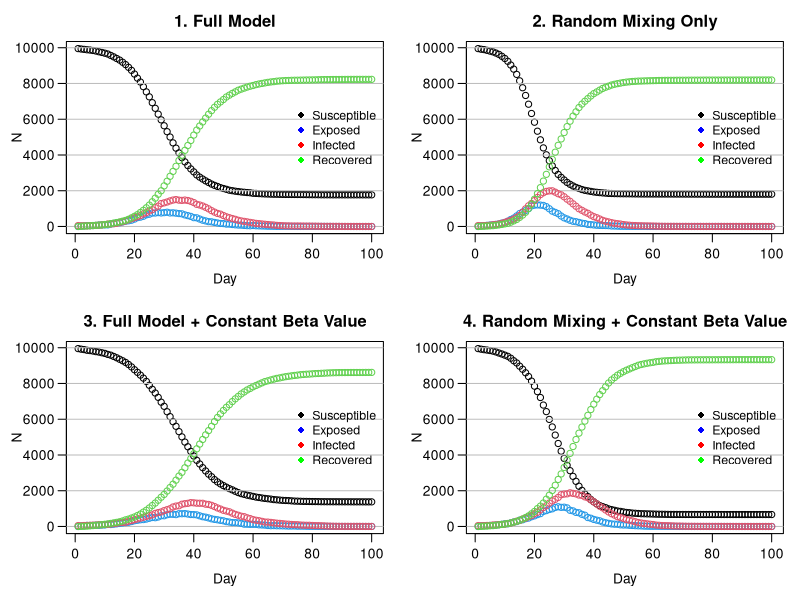

Here is the R script that generated this plot:
# Zachary Gavin (s2222962): Wrote get.net, wrote household allocation, created initial nseir function, debugging and commenting
# Shaehroz Khalid (s2869421): All plotting and visualisation, turned household allocation vector to one line, debugging and commenting
# Brandon Causing (s2901457): Completion and performance optimisation of the main nseir simulation function, debugging and commenting
# division of work was close to 1/3 each

################################################################################


## GENERAL DESCRIPTION

# This script implements an agent-based SEIR (Susceptible-Exposed-Infected-Recovered)
# model to simulate the spread of an epidemic in a population of n individuals.
# The model incorporates three modes of transmission: within-household, through a
# pre-defined social network, and via random mixing.
# The script defines functions to generate the population and social network,
# run the SEIR simulation, and plot the results under different scenarios.
# The final section compares four scenarios to analyse the impact of social
# structure and individual heterogeneity (beta) on the epidemic dynamics.



######################################################################
### ------- START OF MODEL SETUP AND POPULATION GENERATION ------- ###
######################################################################

# This section defines the global parameters for the model and generates the
# base population, assigning each of the 'n' individuals to a household.


n <- 10000
people <- 1:n
h_max <- 5
beta <- runif(n,0,1)

set.seed(13)

######################################################################
######## ---------- HOUSEHOLD GENERATION FUNCTION ---------- #########
######################################################################

# generate n hh sizes uniform on {1,2,3,4,5}, make a vector repeating
# the "household number" the size of the hh times, then cut off at length n.

h <- rep(1:n, sample(1:h_max, n, replace = TRUE))[1:n] 


######################################################################
############ ------- NETWORK GENERATION FUNCTION ------- #############
######################################################################

# This function creates the social network connections between individuals
# who are not in the same household.

# beta is the length n vector of sociability parameters, h contains household 
# connections, nc is the average number of network connections someone has.
# get.net initially generates a vector of Bernoullis for each person i, containing
# their connections with people (i+1):n. For each person, this is immediately 
# turned into a list of indices, to save computation time, then into a list
# of connection pairs for inversion and removing hh connections.

get.net <- function(beta, h, nc=15) {
  
  n <- length(h)
  b_bar <- sum(beta)/length(beta) 
  conns_init <- vector("list", n) # initialising two lists to store connections
  conns <- vector(mode="list", length=n)
  for (i in 1:n) {
    if (i < n) { 
      b <- rbinom(n-i, 1, nc*beta[i]*beta[(i+1):n]/(b_bar^2*(n-1)) )
      # which(b==1) returns values in 1:n-i, so +i to get indices in (i+1):n
      conns_init[[i]] <- which(b==1) + i  
    }
  }
  
  # vectorised rep, sapply returns vector. pairs is all unique net connections
  pairs <- cbind(rep(1:n, sapply(conns_init, length)), unlist(conns_init)) 
  
  if (nrow(pairs) > 0) { 
    # keep only rows of pairs where members are not in the same household
    pairs <- pairs[h[pairs[,1]] != h[pairs[,2]], , drop = FALSE] 
    
    if(nrow(pairs) > 0) {
      for (i in 1:nrow(pairs)){
        # add person 1 in pair to connections list of person 2, and vice-versa
        conns[[pairs[i,1]]] <- append(conns[[pairs[i,1]]],  pairs[i,2] )
        conns[[pairs[i,2]]] <- append(conns[[pairs[i,2]]],  pairs[i,1] )
      }
    }
  }
  
  return(conns)
}


######################################################################
############## ------- SEIR SIMULATION FUNCTION ------- ##############
######################################################################

# This function is the core of the model. It simulates the epidemic over 
# nt time steps, tracking the number of individuals in each SEIR compartment.

# beta is sociability vector. h contains a list of what household each person 
# is in. alink is a nested list of the net connections of each person. 
# alpha contains parameters governing the prob. of exposure from each pathway. 
# alpha[1] concerns hh infection, alpha[2] network infections, alpha[3] gen. mixing. 
# delta is daily prob of I->R. gamma is daily prob of E->R. 
# nc is a measure of how much "social interaction" happens in the population
# nt is number of days the simulation runs over, and pinf is prop of population
# initially infected

nseir <- function(beta, h, alink, 
                  alpha=c(0.1, 0.01, 0.01), 
                  delta=.2, 
                  gamma=.4, 
                  nc=15, nt=100, pinf=.005) {
  
  ### --- 1. Set-Up --- ###
  n <- length(beta)
  x <- rep(0,n) # everyone starts off susceptible 
  num_to_infect <- max(1, round(pinf*n))
  x[sample(1:n, num_to_infect)] <- 2 # pick a few people to start off infected
  
  # set up households (who's in each household)
  hh_index_list <- split(1:n, h) 
  
  # for future calculation of mixing probs
  b_bar <- sum(beta)/n
  
  # initialize counts of statuses for day 1
  t <- S <- E <- I <- R <- rep(0, nt)
  t[1] <- 1
  S[1] <- n - num_to_infect
  I[1] <- num_to_infect
  
  ### --- 2. Daily Simulation --- ###
  # each day:
  # -- find who transitions to a different status 
  # -- count how many people are in each status
  for(i in 2:nt) {
    
    # random numbers assigned to each person to compare with transition probs
    u <- runif(n) 
    
    # keep track of infected people
    infected_indices <- which(x == 2)
    n_infected <- length(infected_indices)
    
    ## -- 2a. Infectious to Recovered -- ##
    # transition from infected to recover with probability = delta
    x[x == 2 & u < delta] <- 3
    
    ## -- 2b. Exposed to Infectious -- ##
    # transition from exposed to infected with probability = gamma
    x[x == 1 & u < gamma] <- 2
    
    ## -- 2c. Set-Up of Susceptible to Exposed -- ##
    # find who transitions from susceptible to exposed
    # initialize lists of those exposed through infected people 
    hh_exposed <- net_exposed <- mix_exposed <- integer(0)
    
    # if nobody's infected, nobody can become exposed
    if (n_infected > 0) {
      
      ## -- 2c(i). Household Exposure -- ##
      # find who gets infected from household contacts
      # ** prob of getting infected by a household member = alpha[1]
      # -----
      # count how many people are infected in each household
      hh_infected_counts <- tabulate(h[infected_indices], nbins = max(h))
      # which households have someone infected in them
      infected_hh <- which(hh_infected_counts > 0)
      # prob of infection by at least one infected household member
      if (length(infected_hh) > 0) {
        hh_probs <- 1 - (1-alpha[1])^hh_infected_counts[infected_hh]
        # who transitions to infected in the household
        hh_exposed <- unlist(
          Map(function(hh, prob) { # this applies function to each pair
            hh_members <- hh_index_list[[as.character(hh)]]
            sus <- hh_members[x[hh_members] == 0] 
            sus[u[sus] < prob]
          }, hh = infected_hh, prob = hh_probs), use.names = FALSE
        )
      }
      
      ## -- 2c(ii). Regular Network Exposure -- ##
      # find who gets infected from regular network contacts
      # ** prob of getting infected by regular network contact = alpha[2]
      # -----
      # who is in a regular network with someone infected
      neighbors_of_infected <- unlist(alink[infected_indices], use.names = FALSE)
      if(length(neighbors_of_infected) > 0) {
        # count how many people are infected in each regular network 
        net_infected_counts <- tabulate(neighbors_of_infected, nbins = n)
        # which networks have someone infected in them
        sus_exposed_to_net <- which(net_infected_counts > 0 & x == 0)
        # prob of infection by at least one infected regular network contact
        if (length(sus_exposed_to_net) > 0) {
          net_probs <- 1 - (1-alpha[2])^net_infected_counts[sus_exposed_to_net]
          # who transitions to infected in network
          net_exposed <- sus_exposed_to_net[u[sus_exposed_to_net] < net_probs]
        }
      }
      
      ## -- 2c(iii). Random Mixing Exposure -- ##
      # find who gets infected from random mixing
      # ** prob of infection by random mixing = a[3]*b[i]*b[j]/(b_bar^2*(n-1))
      # ** b[i], b[j] are "sociability" parameters for people i, j
      # -----
      # total number of contacts between all infected people
      total_contacts <- n_infected * nc
      # randomly select who those contacts are
      contacts <- sample(n, total_contacts, replace = TRUE)
      # match infected people to their corresponding contacts
      infected_repeats <- rep(infected_indices, each = nc)
      # for each infected person, replace any contacts that are themselves (rare)
      invalid <- contacts == infected_repeats
      while (any(invalid)) {
        contacts[invalid] <- sample(1:n, sum(invalid), replace = TRUE)
        invalid <- contacts == infected_repeats
      } # implicitly makes prob of selection = nc/(n-1)
      
      # prob of infection by at least one infected random contact
      # exp^(sum(log(x_i))) computationally faster than prod(x_i)
      # safeguard against probabilities > 1
      # -- happens when either b's or chosen a[3] are extremely high (e.g. a[3] > 0.2)
      probs <- pmin(alpha[3]*beta[infected_repeats]*beta[contacts]/(b_bar^2), 1)
      log_prob_no_infection <- log1p(-probs)
      sum_log_probs <- tapply(log_prob_no_infection, contacts, sum)
      prob_infection <- 1 - exp(sum_log_probs)
      # all together, we have the desired probability
      
      # keep track of who came into contact with those infected
      ids_contacted <- as.integer(names(sum_log_probs))
      # subset to those that are susceptible
      sus_contacted <- ids_contacted[x[ids_contacted] == 0]
      # who transitions to infected from mixing
      if(length(sus_contacted) > 0) {
        # new unifs to ensure independence from network/household processes
        u_mix <- runif(length(sus_contacted),0,1) 
        prob_idx <- match(sus_contacted, ids_contacted)
        mix_exposed <- sus_contacted[u_mix < prob_infection[prob_idx]]
      }
      
    }
    
    ## -- 2d. Susceptible to Exposed -- ##
    # gather everyone who transitions from susceptible to exposed
    if (length(hh_exposed) > 0 || length(net_exposed) > 0 || length(mix_exposed) > 0) {
      newly_exposed <- unique(c(hh_exposed, net_exposed, mix_exposed))
      x[newly_exposed] <- 1
    }
    
    ## -- 2e. Daily Counts -- ##
    # keep track of daily counts of statuses
    S[i] <- sum(x == 0)
    E[i] <- sum(x == 1)
    I[i] <- sum(x == 2)
    R[i] <- sum(x == 3)
    t[i] <- i
  }
  
  ### --- 3. Output --- ###
  # each component of list is an SEIR status with corresponding daily counts
  return(list(t = t, S = S, E = E, I = I, R = R))
}


######################################################################
############## ------- PLOTTING HELPER FUNCTION ------- ##############
######################################################################

epi_plot <- function(beta, h, alink, 
                     alpha = c(0.1, 0.01, 0.01),
                     delta = 0.2,
                     gamma = 0.4,
                     nc = 15, nt = 100, pinf = 0.005,
                     title = "SEIR Dynamics") {
  
  epi <- nseir(beta, h, alink, alpha, delta, gamma, nc, nt, pinf)
  
  plot(x = epi$t, y = epi$S, ylim = c(0, max(epi$S)), 
       xlab = "", ylab = "", main = title, las = 1)
  
  grid(nx = NA, ny = NULL, lty = 1, col = "gray", lwd = 1)
  
  title(xlab = "Day", mgp = c(2.2, 0.7, 0)) #Spacing for x axis and title
  title(ylab = "N", mgp = c(2.5, 0.7, 0)) #Spacing for y axis and title
  
  points(epi$E, col = 4); points(epi$I, col = 2); points(epi$R, col = 3)

  legend(x = "right", 
         legend = c("Susceptible", "Exposed",
                    "Infected", "Recovered"),
         col = c("black", "blue",
                  "red", "green"),
         pch = 16,
         inset = 0.005,
         bty = "n",
         cex = 0.9)
}


######################################################################
############# ------- MODEL SCENARIO COMPARISON ------- ##############
######################################################################

par(mfrow = c(2, 2), mar = c(4, 4, 2.5, 1), mgp = c(2.2, 0.7, 0)) #2x2 grid, mar allows good spacing, mgp moves axis

adjacencyList_variable_beta <- get.net(beta, h)

#scenario 1: full model with default parameters
epi_plot(beta, h, adjacencyList_variable_beta, title = "1. Full Model")


#scenario 2: random mixing only
epi_plot(beta, h, adjacencyList_variable_beta, alpha = c(0, 0, 0.04),
         title = "2. Random Mixing Only")

#scenario 3: full model with constant beta value
beta_const <- rep(mean(beta), n)
adjacencyList_constant_beta <- get.net(beta_const, h)
epi_plot(beta_const, h, adjacencyList_constant_beta, 
         title = "3. Full Model + Constant Beta Value")

#scenario 4: random mixing with constant beta
epi_plot(beta_const, h, adjacencyList_constant_beta, alpha = c(0, 0, 0.04),
         title = "4. Random Mixing + Constant Beta Value")

par(mfrow = c(1, 1))


######################################################################
################ ------- DISCUSSION OF PLOTS -------- ################
######################################################################

# When we remove household and network effects, while holding constant the
# total no. of daily contacts, we see the epidemic proceeding noticeably
# faster. This occurs both in the case of non-constant and constant beta.
# In the full model, although the total number of contacts in a day
# is the same as the mixing only model, these contacts will be
# concentrated locally. This introduces the possibility, for instance,
# for household groups to all get infected, at which point there can 
# be no disease spread in this pathway. These types of effects will
# combine to slow the spread when compared to the mixing only model. 
